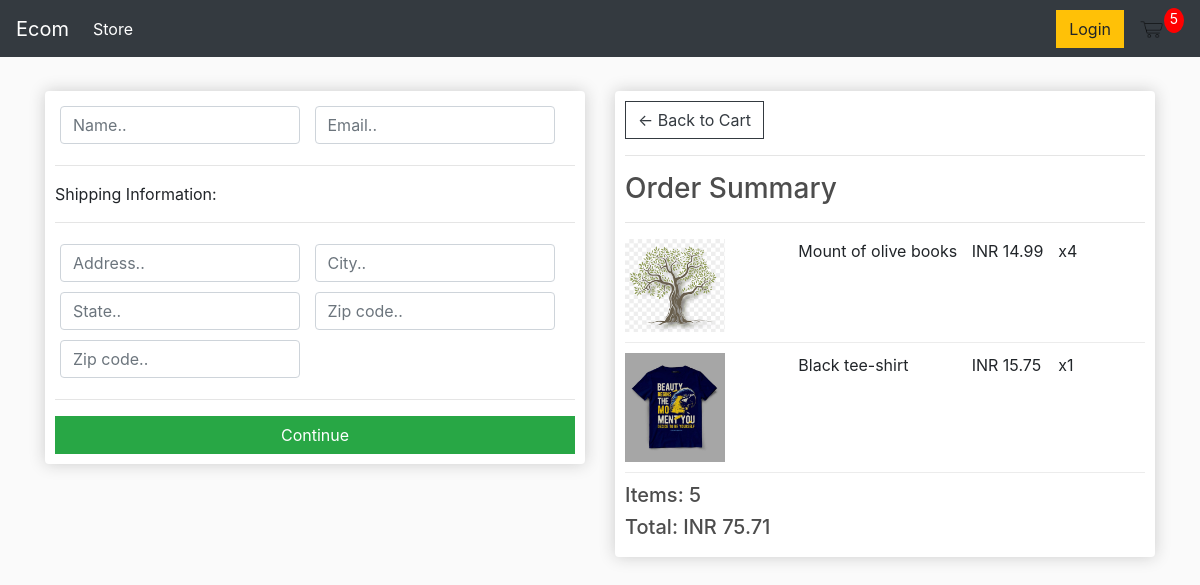
Screenshot of /checkout/ (signed in) with the database file from the repository.
### store/models.py (models this page shows, shortened)
class  OrderItem(models.Model):
    product=models.ForeignKey(Product,on_delete=models.SET_NULL,blank=True,null=True)
    order=models.ForeignKey(Order,on_delete=models.SET_NULL,blank=True,null=True)
    quantity=models.IntegerField(default=0,null=True,blank=True)
    date_added=models.DateField(auto_now_add=True)
    @property
    def get_total(self):
        total=self.quantity*self.product.price
        return total

class Product(models.Model):
    name=models.CharField(max_length=200,null=True)
    price= models.DecimalField(max_digits=7, decimal_places=2)
    digital=models.BooleanField(max_length=200,null=True,blank=True)
    image=models.ImageField(null=True,blank=True)
    @property
    def imageURL(self):
        try:
            url=self.image.url
        except:
            url=''
        return url

class Order(models.Model):
    customer=models.ForeignKey(Customer,on_delete=models.SET_NULL,null=True,blank=True)
    date_ordered=models.DateField(auto_now_add=True)
    complete=models.BooleanField(default=False)
    transaction_id=models.CharField(max_length=100,null=True)
    @property
    def shipping(self):
        shipping=False
        orderitems=self.orderitem_set.all()
        for i in orderitems:
            if i.product.digital==False:
                shipping=True
        return shipping
    @property
    def get_cart_total(self):
        orderitems=self.orderitem_set.all()
        total=sum([item.get_total for item in orderitems])
        return total
    @property
    def get_cart_items(self):
        orderitems=self.orderitem_set.all()
        total=sum([item.quantity for item in orderitems])
        return total

### store/views.py (the view)
# urls.py: path('checkout/', views.checkout,name="checkout"),
def checkout(request):
    Data=cartData(request)
    cartItems=Data['cartItems']
    order=Data['order']
    items=Data['items']
    context={'items':items,'order':order,'cartItems':cartItems,'shipping':False}
    return render(request,'store/checkout.html',context)

### store/utils.py (called while the page is built)
def cartData(request):
    if request.user.is_authenticated:
        customer=request.user.customer
        order,created=Order.objects.get_or_create(customer=customer,complete=True)
        items=order.orderitem_set.all()
        cartItems=order.get_cart_items
    else:
        cookieData=cookieCart(request)
        cartItems=cookieData['cartItems']
        order=cookieData['order']
        items=cookieData['items']
    return {'cartItems':cartItems,'order':order,'items':items}

### store/templates/store/checkout.html (shortened to what this page needs)
{% extends 'store/main.html' %}
{% load static %}
{% block content %}
     <div class="row">
		<div class="col-lg-6">
			<div class="box-element" id="form-wrapper">
				<form id="form">
					<div id="user-info">
						<div class="form-field">
							<input required class="form-control" type="text" name="name" placeholder="Name..">
						</div>
						<div class="form-field">
							<input required class="form-control" type="email" name="email" placeholder="Email..">
						</div>
					</div>
					<div id="shipping-info">
						<hr>
						<p>Shipping Information:</p>
						<hr>
						<div class="form-field">
							<input class="form-control" type="text" name="address" placeholder="Address..">
						</div>
						<div class="form-field">
							<input class="form-control" type="text" name="city" placeholder="City..">
						</div>
						<div class="form-field">
							<input class="form-control" type="text" name="state" placeholder="State..">
						</div>
						<div class="form-field">
							<input class="form-control" type="text" name="zipcode" placeholder="Zip code..">
						</div>
						<div class="form-field">
							<input class="form-control" type="text" name="country" placeholder="Zip code..">
						</div>
					</div>
					<hr>
					<input id="form-button" class="btn btn-success btn-block" type="submit" value="Continue">
				</form>
			</div>
			<br>
		</div>
		<div class="col-lg-6">
			<div class="box-element">
				<a  class="btn btn-outline-dark" href="{% url 'cart' %}">&#x2190; Back to Cart</a>
				<hr>
				<h3>Order Summary</h3>
				<hr>
				{% for item in items %}
				<div class="cart-row">
					<div style="flex:2"><img class="row-image" src="{{item.product.imageURL}}"></div>
					<div style="flex:2"><p>{{item.product.name}}</p></div>
					<div style="flex:1"><p>INR {{item.product.price|floatformat:2}}</p></div>
					<div style="flex:1"><p>x{{item.quantity}}</p></div>
				</div>
				{% endfor %}
				<h5>Items:   {{order.get_cart_items}}</h5>
				<h5>Total:   INR {{order.get_cart_total|floatformat:2}}</h5>
			</div>
		</div>
	</div>
{% endblock content %}

### static/css/main.css (style rules this page uses)
body { background-color: hsl(0, 0%, 98%); }
h1,h2,h3,h4,h5,h6 { color:hsl(0, 0%, 30%); }
.box-element { box-shadow:hsl(0, 0%, 80%) 0 0 16px; background-color: #fff; border-radius: 4px; padding: 10px; }
.col-lg-4, .col-lg-6, .col-lg-8, .col-lg-12 { margin-top: 10px; }
.btn { border-radius: 0; }
.row-image { width: 100px; }
.form-field { width:250px; display: inline-block; padding: 5px; }
.cart-row { display: flex; align-items: flex-stretch; padding-bottom: 10px; margin-bottom: 10px; border-bottom: 1px solid #ececec; }

### rows the page displays
OrderItem: product.imageURL (picture), product.name "Mount of olive books", product.price "14.99", quantity "4"
OrderItem: product.imageURL (picture), product.name "Black tee-shirt", product.price "15.75", quantity "1"
Order: get_cart_items "5", get_cart_total "75.71"

### other values shown
{{ cartItems }} "5"
